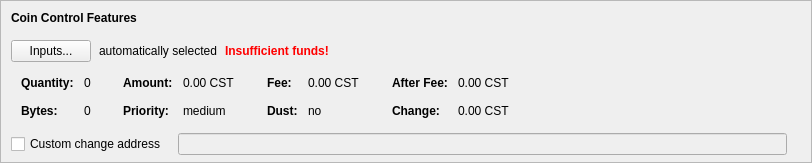
    <widget class="QFrame" name="frameCoinControl">
     <property name="sizePolicy">
      <sizepolicy hsizetype="Expanding" vsizetype="Expanding">
       <horstretch>0</horstretch>
       <verstretch>0</verstretch>
      </sizepolicy>
     </property>
     <property name="maximumSize">
      <size>
       <width>16777215</width>
       <height>16777215</height>
      </size>
     </property>
     <property name="frameShape">
      <enum>QFrame::StyledPanel</enum>
     </property>
     <property name="frameShadow">
      <enum>QFrame::Sunken</enum>
     </property>
     <layout class="QVBoxLayout" name="verticalLayoutCoinControl2">
      <property name="spacing">
       <number>0</number>
      </property>
      <property name="leftMargin">
       <number>0</number>
      </property>
      <property name="topMargin">
       <number>0</number>
      </property>
      <property name="rightMargin">
       <number>0</number>
      </property>
      <property name="bottomMargin">
       <number>6</number>
      </property>
      <item>
       <layout class="QVBoxLayout" name="verticalLayoutCoinControl" stretch="0,0,0,0,1">
        <property name="spacing">
         <number>0</number>
        </property>
        <property name="leftMargin">
         <number>10</number>
        </property>
        <property name="topMargin">
         <number>10</number>
        </property>
        <item>
         <layout class="QHBoxLayout" name="horizontalLayoutCoinControl1">
          <property name="bottomMargin">
           <number>15</number>
          </property>
          <item>
           <widget class="QLabel" name="labelCoinControlFeatures">
            <property name="sizePolicy">
             <sizepolicy hsizetype="Preferred" vsizetype="Maximum">
              <horstretch>0</horstretch>
              <verstretch>0</verstretch>
             </sizepolicy>
            </property>
            <property name="font">
             <font>
              <weight>75</weight>
              <bold>true</bold>
             </font>
            </property>
            <property name="styleSheet">
             <string notr="true">font-weight:bold;</string>
            </property>
            <property name="text">
             <string>Coin Control Features</string>
            </property>
           </widget>
          </item>
         </layout>
        </item>
        <item>
         <layout class="QHBoxLayout" name="horizontalLayoutCoinControl2" stretch="0,0,0,0">
          <property name="spacing">
           <number>8</number>
          </property>
          <property name="bottomMargin">
           <number>10</number>
          </property>
          <item>
           <widget class="QPushButton" name="pushButtonCoinControl">
            <property name="styleSheet">
             <string notr="true"/>
            </property>
            <property name="text">
             <string>Inputs...</string>
            </property>
            <property name="autoDefault">
             <bool>false</bool>
            </property>
           </widget>
          </item>
          <item>
           <widget class="QLabel" name="labelCoinControlAutomaticallySelected">
            <property name="text">
             <string>automatically selected</string>
            </property>
            <property name="margin">
             <number>5</number>
            </property>
           </widget>
          </item>
          <item>
           <widget class="QLabel" name="labelCoinControlInsuffFunds">
            <property name="font">
             <font>
              <weight>75</weight>
              <bold>true</bold>
             </font>
            </property>
            <property name="styleSheet">
             <string notr="true">color:red;font-weight:bold;</string>
            </property>
            <property name="text">
             <string>Insufficient funds!</string>
            </property>
            <property name="margin">
             <number>5</number>
            </property>
           </widget>
          </item>
          <item>
           <spacer name="horizontalSpacerCoinControl">
            <property name="orientation">
             <enum>Qt::Horizontal</enum>
            </property>
            <property name="sizeHint" stdset="0">
             <size>
              <width>40</width>
              <height>1</height>
             </size>
            </property>
           </spacer>
          </item>
         </layout>
        </item>
        <item>
         <widget class="QWidget" name="widgetCoinControl" native="true">
          <property name="sizePolicy">
           <sizepolicy hsizetype="Preferred" vsizetype="Preferred">
            <horstretch>0</horstretch>
            <verstretch>0</verstretch>
           </sizepolicy>
          </property>
          <property name="minimumSize">
           <size>
            <width>0</width>
            <height>0</height>
           </size>
          </property>
          <property name="styleSheet">
           <string notr="true"/>
          </property>
          <layout class="QHBoxLayout" name="horizontalLayoutCoinControl5">
           <property name="leftMargin">
            <number>0</number>
           </property>
           <property name="topMargin">
            <number>0</number>
           </property>
           <property name="rightMargin">
            <number>0</number>
           </property>
           <property name="bottomMargin">
            <number>0</number>
           </property>
           <item>
            <layout class="QHBoxLayout" name="horizontalLayoutCoinControl3" stretch="0,0,0,1">
             <property name="spacing">
              <number>20</number>
             </property>
             <property name="topMargin">
              <number>0</number>
             </property>
             <property name="bottomMargin">
              <number>10</number>
             </property>
             <item>
              <layout class="QFormLayout" name="formLayoutCoinControl1">
               <property name="horizontalSpacing">
                <number>10</number>
               </property>
               <property name="verticalSpacing">
                <number>14</number>
               </property>
               <property name="leftMargin">
                <number>10</number>
               </property>
               <property name="topMargin">
                <number>4</number>
               </property>
               <property name="rightMargin">
                <number>6</number>
               </property>
               <item row="0" column="0">
                <widget class="QLabel" name="labelCoinControlQuantityText">
                 <property name="font">
                  <font>
                   <weight>75</weight>
                   <bold>true</bold>
                  </font>
                 </property>
                 <property name="text">
                  <string>Quantity:</string>
                 </property>
                 <property name="margin">
                  <number>0</number>
                 </property>
                </widget>
               </item>
               <item row="0" column="1">
                <widget class="QLabel" name="labelCoinControlQuantity">
                 <property name="cursor">
                  <cursorShape>IBeamCursor</cursorShape>
                 </property>
                 <property name="contextMenuPolicy">
                  <enum>Qt::ActionsContextMenu</enum>
                 </property>
                 <property name="text">
                  <string notr="true">0</string>
                 </property>
                 <property name="margin">
                  <number>0</number>
                 </property>
                 <property name="textInteractionFlags">
                  <set>Qt::LinksAccessibleByMouse|Qt::TextSelectableByKeyboard|Qt::TextSelectableByMouse</set>
                 </property>
                </widget>
               </item>
               <item row="1" column="0">
                <widget class="QLabel" name="labelCoinControlBytesText">
                 <property name="font">
                  <font>
                   <weight>75</weight>
                   <bold>true</bold>
                  </font>
                 </property>
                 <property name="text">
                  <string>Bytes:</string>
                 </property>
                </widget>
               </item>
               <item row="1" column="1">
                <widget class="QLabel" name="labelCoinControlBytes">
                 <property name="cursor">
                  <cursorShape>IBeamCursor</cursorShape>
                 </property>
                 <property name="contextMenuPolicy">
                  <enum>Qt::ActionsContextMenu</enum>
                 </property>
                 <property name="text">
                  <string notr="true">0</string>
                 </property>
                 <property name="textInteractionFlags">
                  <set>Qt::LinksAccessibleByMouse|Qt::TextSelectableByKeyboard|Qt::TextSelectableByMouse</set>
                 </property>
                </widget>
               </item>
              </layout>
             </item>
             <item>
              <layout class="QFormLayout" name="formLayoutCoinControl2">
               <property name="horizontalSpacing">
                <number>10</number>
               </property>
               <property name="verticalSpacing">
                <number>14</number>
               </property>
               <property name="leftMargin">
                <number>6</number>
               </property>
               <property name="topMargin">
                <number>4</number>
               </property>
               <property name="rightMargin">
                <number>6</number>
               </property>
               <item row="0" column="0">
                <widget class="QLabel" name="labelCoinControlAmountText">
                 <property name="font">
                  <font>
                   <weight>75</weight>
                   <bold>true</bold>
                  </font>
                 </property>
                 <property name="text">
                  <string>Amount:</string>
                 </property>
                 <property name="margin">
                  <number>0</number>
                 </property>
                </widget>
               </item>
               <item row="0" column="1">
                <widget class="QLabel" name="labelCoinControlAmount">
                 <property name="cursor">
                  <cursorShape>IBeamCursor</cursorShape>
                 </property>
                 <property name="contextMenuPolicy">
                  <enum>Qt::ActionsContextMenu</enum>
                 </property>
                 <property name="text">
                  <string notr="true">0.00 CST</string>
                 </property>
                 <property name="textInteractionFlags">
                  <set>Qt::LinksAccessibleByMouse|Qt::TextSelectableByKeyboard|Qt::TextSelectableByMouse</set>
                 </property>
                </widget>
               </item>
               <item row="1" column="0">
                <widget class="QLabel" name="labelCoinControlPriorityText">
                 <property name="font">
                  <font>
                   <weight>75</weight>
                   <bold>true</bold>
                  </font>
                 </property>
                 <property name="text">
                  <string>Priority:</string>
                 </property>
                </widget>
               </item>
               <item row="1" column="1">
                <widget class="QLabel" name="labelCoinControlPriority">
                 <property name="cursor">
                  <cursorShape>IBeamCursor</cursorShape>
                 </property>
                 <property name="contextMenuPolicy">
                  <enum>Qt::ActionsContextMenu</enum>
                 </property>
                 <property name="text">
                  <string>medium</string>
                 </property>
                 <property name="textInteractionFlags">
                  <set>Qt::LinksAccessibleByMouse|Qt::TextSelectableByKeyboard|Qt::TextSelectableByMouse</set>
                 </property>
                </widget>
               </item>
              </layout>
             </item>
             <item>
              <layout class="QFormLayout" name="formLayoutCoinControl3">
               <property name="horizontalSpacing">
                <number>10</number>
               </property>
               <property name="verticalSpacing">
                <number>14</number>
               </property>
               <property name="leftMargin">
                <number>6</number>
               </property>
               <property name="topMargin">
                <number>4</number>
               </property>
               <property name="rightMargin">
                <number>6</number>
               </property>
               <item row="0" column="0">
                <widget class="QLabel" name="labelCoinControlFeeText">
                 <property name="font">
                  <font>
                   <weight>75</weight>
                   <bold>true</bold>
                  </font>
                 </property>
                 <property name="text">
                  <string>Fee:</string>
                 </property>
                 <property name="margin">
                  <number>0</number>
                 </property>
                </widget>
               </item>
               <item row="0" column="1">
                <widget class="QLabel" name="labelCoinControlFee">
                 <property name="cursor">
                  <cursorShape>IBeamCursor</cursorShape>
                 </property>
                 <property name="contextMenuPolicy">
                  <enum>Qt::ActionsContextMenu</enum>
                 </property>
                 <property name="text">
                  <string notr="true">0.00 CST</string>
                 </property>
                 <property name="textInteractionFlags">
                  <set>Qt::LinksAccessibleByMouse|Qt::TextSelectableByKeyboard|Qt::TextSelectableByMouse</set>
                 </property>
                </widget>
               </item>
               <item row="1" column="0">
                <widget class="QLabel" name="labelCoinControlLowOutputText">
                 <property name="font">
                  <font>
                   <weight>75</weight>
                   <bold>true</bold>
                  </font>
                 </property>
                 <property name="text">
                  <string>Dust:</string>
                 </property>
                </widget>
               </item>
               <item row="1" column="1">
                <widget class="QLabel" name="labelCoinControlLowOutput">
                 <property name="cursor">
                  <cursorShape>IBeamCursor</cursorShape>
                 </property>
                 <property name="contextMenuPolicy">
                  <enum>Qt::ActionsContextMenu</enum>
                 </property>
                 <property name="text">
                  <string>no</string>
                 </property>
                 <property name="textInteractionFlags">
                  <set>Qt::LinksAccessibleByMouse|Qt::TextSelectableByKeyboard|Qt::TextSelectableByMouse</set>
                 </property>
                </widget>
               </item>
              </layout>
             </item>
             <item>
              <layout class="QFormLayout" name="formLayoutCoinControl4">
               <property name="horizontalSpacing">
                <number>10</number>
               </property>
               <property name="verticalSpacing">
                <number>14</number>
               </property>
               <property name="leftMargin">
                <number>6</number>
               </property>
               <property name="topMargin">
                <number>4</number>
               </property>
               <property name="rightMargin">
                <number>6</number>
               </property>
               <item row="0" column="0">
                <widget class="QLabel" name="labelCoinControlAfterFeeText">
                 <property name="font">
                  <font>
                   <weight>75</weight>
                   <bold>true</bold>
                  </font>
                 </property>
                 <property name="text">
                  <string>After Fee:</string>
                 </property>
                 <property name="margin">
                  <number>0</number>
                 </property>
                </widget>
               </item>
               <item row="0" column="1">
                <widget class="QLabel" name="labelCoinControlAfterFee">
                 <property name="cursor">
                  <cursorShape>IBeamCursor</cursorShape>
                 </property>
                 <property name="contextMenuPolicy">
                  <enum>Qt::ActionsContextMenu</enum>
                 </property>
                 <property name="text">
                  <string notr="true">0.00 CST</string>
                 </property>
                 <property name="textInteractionFlags">
                  <set>Qt::LinksAccessibleByMouse|Qt::TextSelectableByKeyboard|Qt::TextSelectableByMouse</set>
                 </property>
                </widget>
               </item>
               <item row="1" column="0">
                <widget class="QLabel" name="labelCoinControlChangeText">
                 <property name="font">
                  <font>
                   <weight>75</weight>
                   <bold>true</bold>
                  </font>
                 </property>
                 <property name="text">
                  <string>Change:</string>
                 </property>
                </widget>
               </item>
               <item row="1" column="1">
                <widget class="QLabel" name="labelCoinControlChange">
                 <property name="cursor">
                  <cursorShape>IBeamCursor</cursorShape>
                 </property>
                 <property name="contextMenuPolicy">
                  <enum>Qt::ActionsContextMenu</enum>
                 </property>
                 <property name="text">
                  <string notr="true">0.00 CST</string>
                 </property>
                 <property name="textInteractionFlags">
                  <set>Qt::LinksAccessibleByMouse|Qt::TextSelectableByKeyboard|Qt::TextSelectableByMouse</set>
                 </property>
                </widget>
               </item>
              </layout>
             </item>
            </layout>
           </item>
          </layout>
         </widget>
        </item>
        <item>
         <layout class="QHBoxLayout" name="horizontalLayoutCoinControl4" stretch="0,0,0">
          <property name="spacing">
           <number>12</number>
          </property>
          <property name="sizeConstraint">
           <enum>QLayout::SetDefaultConstraint</enum>
          </property>
          <property name="topMargin">
           <number>5</number>
          </property>
          <property name="rightMargin">
           <number>5</number>
          </property>
          <item>
           <widget class="QCheckBox" name="checkBoxCoinControlChange">
            <property name="toolTip">
             <string>If this is activated, but the change address is empty or invalid, change will be sent to a newly generated address.</string>
            </property>
            <property name="text">
             <string>Custom change address</string>
            </property>
           </widget>
          </item>
          <item>
           <widget class="QValidatedLineEdit" name="lineEditCoinControlChange">
            <property name="enabled">
             <bool>false</bool>
            </property>
            <property name="sizePolicy">
             <sizepolicy hsizetype="Expanding" vsizetype="Fixed">
              <horstretch>0</horstretch>
              <verstretch>0</verstretch>
             </sizepolicy>
            </property>
           </widget>
          </item>
          <item>
           <widget class="QLabel" name="labelCoinControlChangeLabel">
            <property name="sizePolicy">
             <sizepolicy hsizetype="Preferred" vsizetype="Expanding">
              <horstretch>0</horstretch>
              <verstretch>0</verstretch>
             </sizepolicy>
            </property>
            <property name="minimumSize">
             <size>
              <width>0</width>
              <height>0</height>
             </size>
            </property>
            <property name="text">
             <string/>
            </property>
            <property name="margin">
             <number>3</number>
            </property>
           </widget>
          </item>
         </layout>
        </item>
        <item>
         <spacer name="verticalSpacerCoinControl">
          <property name="orientation">
           <enum>Qt::Vertical</enum>
          </property>
          <property name="sizeHint" stdset="0">
           <size>
            <width>800</width>
            <height>1</height>
           </size>
          </property>
         </spacer>
        </item>
       </layout>
      </item>
     </layout>
    </widget>
